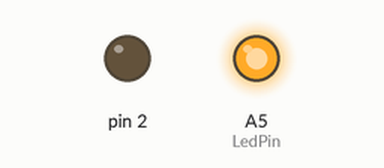
This sketch was run on a simulated Arduino Uno, built with avr-gcc and run on an emulated ATmega328P. Parts: output pins drawn as LEDs (lit = HIGH).

Above: at 0.1 s.
At 0.6 s:
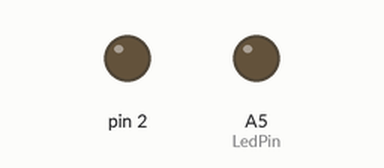
Timing chart, 0 to 2.1 s (numbered marks = the images above):
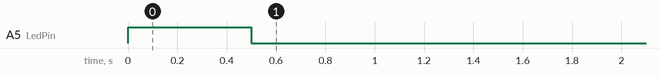

The sketch:

Test_DMX.ino
```cpp
/*#include <Tlc5940.h>
 #include <tlc_animations.h>
 #include <tlc_config.h>
 #include <tlc_fades.h>
 #include <tlc_progmem_utils.h>
 #include <tlc_servos.h>
 #include <tlc_shifts.h>
 */
#include <DMXSerial.h>

#define LedPin  A5

void setup()
{
  pinMode(LedPin, OUTPUT);
  digitalWrite(LedPin,HIGH);
  delay(500);
  digitalWrite(LedPin,LOW);
  DMXSerial.init(DMXReceiver);

}

void loop()
{
  digitalWrite(LedPin,DMXSerial.read(1)<50?LOW:HIGH);
}
```
